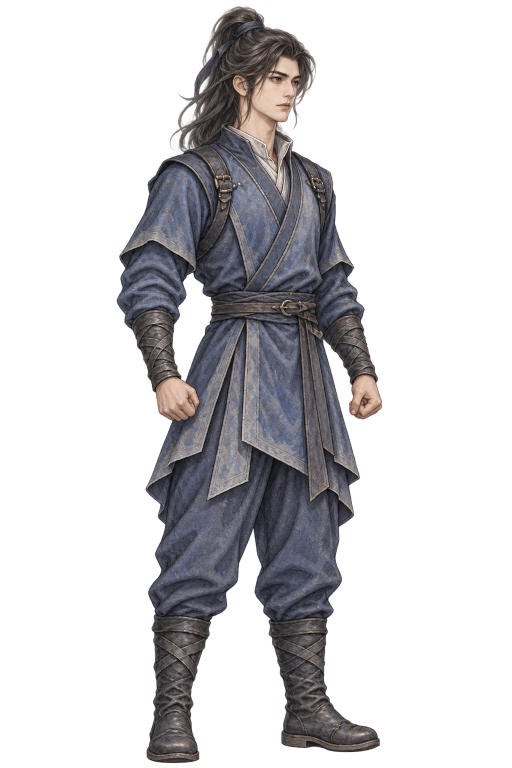
#> input picture design/art/spine-character/sources/master-v01.png, 1024 x 1536 px (shown at 1/2 size)
$ python build_upright_character_review.py
#> lines starting #> are read from the running program, lines starting #| are printed output that depends on the picture; after the words box and inside, x2 and y2 are one past the last pixel; in counts of white or black regions, pixels touching at a corner belong together
#> in build, image is the input picture: PIL image 1024x1536 RGBA; mean R, G, B, A 41.5, 39.7, 42.2, 74.4
### scripts/art/build_independent_rigs.py
"""獨立動作的三套衣著材質：只裁切／清低alpha／圖集打包；關節讀人工指引，共用骨架。"""
from pathlib import Path
from PIL import Image
import json,math,hashlib,shutil
import numpy as np
ROOT=Path(__file__).resolve().parents[2];ART=ROOT/'design/art/independent-animation';OLD=ROOT/'design/art/spine-character';BUILD=ROOT/'.local-online/full-martial-motion';PARTS=ART/'parts';PARTS.mkdir(exist_ok=True)
SOURCES={'traveller':'exec-fe77c0a8-aabe-4c6b-9546-54a288ba71a3.png','scholar':'exec-a60f543e-5feb-4144-9cf2-be489f874775.png','cloak':'exec-15e4d09d-0a88-48b5-aba1-6b4ae4eb8be5.png','hands':'exec-78c55d62-c681-488c-b241-399e03bfb675.png','weapons':'exec-bfb99ea9-c225-4b66-9751-0da66a580cb7.png'}
# 原圖像素；源關節逐項保留，不用alpha包圍盒估身高或握點。
GUIDES={
 'traveller':{'near-arm':((0,0,512,682),[(310,112),(240,391),(286,626)]),'far-arm':((512,0,1024,682),[(745,110),(730,391),(757,622)]),'near-leg':((0,683,512,1536),[(330,750),(250,1120),(245,1390),(320,1460)]),'far-leg':((512,683,1024,1536),[(750,750),(695,1120),(697,1390),(770,1460)])},
 'scholar':{'near-arm':((0,0,512,470),[(240,92),(210,237),(315,370)]),'far-arm':((512,0,1024,470),[(840,92),(800,237),(690,370)]),'near-leg':((0,470,512,970),[(270,530),(260,725),(260,900),(330,936)]),'far-leg':((512,470,1024,970),[(750,530),(735,725),(735,900),(805,936)])},
 'cloak':{'near-arm':((0,0,512,430),[(305,92),(254,240),(365,328)]),'far-arm':((512,0,1024,430),[(770,92),(735,240),(757,378)]),'near-leg':((0,430,512,900),[(280,490),(268,655),(270,805),(330,844)]),'far-leg':((512,430,1024,900),[(750,490),(730,655),(733,805),(805,844)])},
}
CLOTH={'scholar':{'cloth-back':((0,970,512,1536),(263,992),(-35,908),.0),'cloth-front':((512,970,1024,1536),(759,992),(0,908),.0)},'cloak':{'cloth-back':((0,900,512,1536),(277,961),(-65,1195),.0),'cloth-front':((512,900,1024,1536),(748,955),(50,1185),.0)}}
HAND_NAMES=['fist','palm','finger','pinch','grip','draw','flute','stone']

def clean(im):
 a=np.array(im.convert('RGBA'));a[:,:,3][a[:,:,3]<30]=0;a[:,:,:3][a[:,:,3]==0]=0;return Image.fromarray(a)

def world_of(bones):
 w={}
 for b in bones:
  px,py,pa=w.get(b.get('parent'),(0,0,0));a=pa+math.radians(b.get('rotation',0));x,y=b.get('x',0),b.get('y',0);w[b['name']]=(px+x*math.cos(pa)-y*math.sin(pa),py+x*math.sin(pa)+y*math.cos(pa),a)
 return w

def smooth(a,b,v):
 t=max(0,min(1,(v-a)/(b-a)));return t*t*(3-2*t)

def mesh_uv(im,mapper,weights,indices,step=24):
 nx=max(4,math.ceil(im.width/step));ny=max(6,math.ceil(im.height/step));uv=[];verts=[];tris=[]
 for r in range(ny+1):
  for c in range(nx+1):
   u,v=c/nx,r/ny;x,y=u*im.width,v*im.height;uv.extend([u,v]);ws=weights(x,y);ws={k:z for k,z in ws.items()if z>1e-7};verts.append(len(ws))
   for name,z in ws.items():
    local=mapper(name,x,y);verts.extend([indices[name],round(local[0],5),round(local[1],5),round(z,8)])
 for r in range(ny):
  for c in range(nx):i=r*(nx+1)+c;tris.extend([i,i+1,i+nx+1,i+1,i+nx+2,i+nx+1])
 return {'type':'mesh','width':im.width,'height':im.height,'uvs':uv,'vertices':verts,'triangles':tris}

# [83 lines left out: function main, not called in this run]
# [1 lines that do not run on import are left out]

### scripts/art/review_character_bind.py
"""第60g項：只建立旅裝一人、待機／直拳兩個靜態驗收姿勢，不修改正式圖集。"""
from pathlib import Path
import copy
import json
import math
import re
import sys
import hashlib

import numpy as np
from PIL import Image, ImageDraw
from scipy.ndimage import label as connected_components

sys.path.insert(0, str(Path(__file__).resolve().parent))
from build_independent_rigs import clean, mesh_uv, smooth, world_of, GUIDES
from compile_independent_motions import solve_pose

ROOT = Path(__file__).resolve().parents[2]
ART = ROOT / 'design/art/independent-animation'
OLD = ROOT / 'design/art/spine-character'
OUT = ROOT / 'design/art/character-bind-review'
BUILD = ROOT / '.local-online/rig-repair'


def forward(frame, x, y):
    """骨本地座標轉成唯一嘅綁定世界座標。"""
    px, py, a = frame
    return (px + x * math.cos(a) - y * math.sin(a), py + x * math.sin(a) + y * math.cos(a))


def inverse(frame, point):
    """同一綁定點按各骨逆矩陣轉回本地，禁止各骨自行縮放頂點。"""
    px, py, a = frame
    x, y = point[0] - px, point[1] - py
    return (x * math.cos(a) + y * math.sin(a), -x * math.sin(a) + y * math.cos(a))


def unpack(attachment):
    """讀取Spine加權網格；每頂點獨立保留全部影響。"""
    v = attachment['vertices']
    cursor = 0
    for _ in range(len(attachment['uvs']) // 2):
        count = int(v[cursor])
        cursor += 1
        yield [v[cursor + n * 4:cursor + n * 4 + 4] for n in range(count)]
        cursor += count * 4
    assert cursor == len(v)


def bind_error(attachment, bones):
    """量度同頂點喺各骨逆綁定後重投影嘅分歧，唔以骨長檢查代替。"""
    frames = world_of(bones)
    worst = 0.0
    for influences in unpack(attachment):
        points = [forward(frames[bones[int(i)]['name']], x, y) for i, x, y, weight in influences if weight > 1e-7]
        for a in points:
            for b in points:
                worst = max(worst, math.dist(a, b))
    return worst


# [209 lines left out: functions rebind, build, not called in this run]


# [2 lines that do not run on import are left out]

### scripts/art/build_upright_character_review.py
"""第60g v02：以已接受完整母版重新量自然站姿；只建一張靜態骨架評閱。"""
from pathlib import Path
import hashlib
import json
import math
import re
import shutil
import sys

from PIL import Image, ImageDraw

sys.path.insert(0, str(Path(__file__).resolve().parent))
from build_independent_rigs import mesh_uv, smooth, world_of
from review_character_bind import inverse, bind_error, unpack

ROOT = Path(__file__).resolve().parents[2]
SOURCE = ROOT/'design/art/spine-character/sources/master-v01.png'
OUT = ROOT/'design/art/character-bind-review/upright-v02'
BUILD = ROOT/'.local-online/rig-repair/upright-v02'

# 同一母版像素座標；前後側保持母版原有透視，唔各自fit素材。
POINTS = {
    'hip': (520,790), 'torso': (520,650), 'chest': (520,390),
    'neck': (539,304), 'head': (538,246),
    'near-upper-arm': (360,385), 'near-lower-arm': (280,580),
    'near-hand': (335,756), 'near-knuckles': (350,814),
    'far-upper-arm': (647,398), 'far-lower-arm': (697,590),
    'far-hand': (725,758), 'far-knuckles': (724,814),
    'near-upper-leg': (445,900), 'near-lower-leg': (389,1160),
    'near-foot': (380,1405), 'near-toes': (354,1494),
    'far-upper-leg': (585,900), 'far-lower-leg': (606,1154),
    'far-foot': (608,1401), 'far-toes': (725,1480),
}
ORIGIN = (512,1520)


def source_to_world(point):
    """全張母版只用一個一比一座標變換，唔縮頭／壓身／改腳角。"""
    return (point[0]-ORIGIN[0], ORIGIN[1]-point[1])


def make_bones():
    """依實際站姿關節建立父子骨鏈，唔套用guard屈膝IK。"""
    bones = [{'name':'root','x':0,'y':0,'rotation':0}]
    frames = {'root':(0,0,0)}

    def add(name, parent, end=None):
        position = source_to_world(POINTS[name])
        x,y = inverse(frames[parent], position)
        if end:
            target = source_to_world(POINTS[end])
            angle = math.atan2(target[1]-position[1], target[0]-position[0])
        else:
            angle = 0
        bone = {'name':name,'parent':parent,'x':x,'y':y,'rotation':math.degrees(angle-frames[parent][2])}
        if end:
            bone['length'] = math.dist(position,target)
        bones.append(bone)
        frames[name] = (*position,angle)

    add('hip','root')
    add('torso','hip','chest')
    add('chest','torso')
    add('neck','chest','head')
    add('head','neck')
    for side in ['near','far']:
        add(side+'-upper-arm','chest',side+'-lower-arm')
        add(side+'-lower-arm',side+'-upper-arm',side+'-hand')
        add(side+'-hand',side+'-lower-arm',side+'-knuckles')
        add(side+'-upper-leg','hip',side+'-lower-leg')
        add(side+'-lower-leg',side+'-upper-leg',side+'-foot')
        add(side+'-foot',side+'-lower-leg',side+'-toes')
    return bones


def skin_weights(image):
    """建立連續表面初始權重；只供自然站姿，未驗收大動作或交叉遮擋。"""
    masks = {}
    polygons = {
        'near': [(340,335),(402,390),(367,510),(337,571),(368,681),(403,816),(362,850),(303,840),(278,736),(240,640),(226,561),(258,464),(298,380)],
        'far': [(639,353),(686,413),(714,535),(735,617),(770,744),(783,829),(729,854),(695,824),(676,735),(655,639),(644,594),(615,505)],
    }
    for side, polygon in polygons.items():
        mask = Image.new('L', image.size)
        ImageDraw.Draw(mask).polygon(polygon, fill=255)
        masks[side] = mask
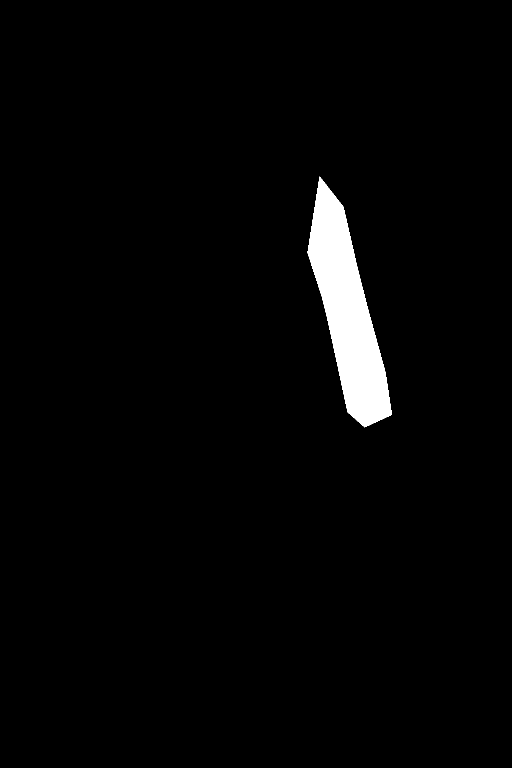
#> mask: PIL image 1024x1536 L (shown at 1/2 size); 2.5% white; 1 white region, box (x1, y1, x2, y2) and area: (615, 353, 784, 855) 38714
#> after the loop, masks = 2 items

    def blend(a,b,t):
        t=max(0,min(1,t))
        return {a:1-t,b:t}

    def body(y):
        if y<260:
            return {'head':1}
        if y<304:
            return blend('head','neck',smooth(260,304,y))
        if y<365:
            return blend('neck','chest',smooth(304,365,y))
        if y<650:
            return blend('chest','torso',smooth(440,650,y))
        return blend('torso','hip',smooth(650,790,y))

    def weights(x,y):
        for side in ['near','far']:
            if masks[side].getpixel((min(image.width-1,int(x)),min(image.height-1,int(y)))):
                shoulder=POINTS[side+'-upper-arm'][1]
                elbow=POINTS[side+'-lower-arm'][1]
                wrist=POINTS[side+'-hand'][1]
                arm=blend(side+'-upper-arm',side+'-lower-arm',smooth(elbow-40,elbow+40,y)) if y<wrist-25 else blend(side+'-lower-arm',side+'-hand',smooth(wrist-25,wrist+25,y))
                root_mix=smooth(shoulder-25,shoulder+90,y)
                result={k:v*(1-root_mix) for k,v in body(y).items()}
                for k,v in arm.items():
                    result[k]=result.get(k,0)+v*root_mix
                return result
        if y<870:
            return body(y)
        result={}
        for side,side_weight in [('near',1-smooth(490,530,x)),('far',smooth(490,530,x))]:
            knee=POINTS[side+'-lower-leg'][1]
            ankle=POINTS[side+'-foot'][1]
            leg=blend(side+'-upper-leg',side+'-lower-leg',smooth(knee-35,knee+35,y)) if y<ankle-20 else blend(side+'-lower-leg',side+'-foot',smooth(ankle-20,ankle+20,y))
            hip_mix=smooth(870,950,y)
            result['hip']=result.get('hip',0)+side_weight*(1-hip_mix)
            for k,v in leg.items():
                result[k]=result.get(k,0)+side_weight*hip_mix*v
        return result
    return weights


def build():
    """輸出隔離原型；保留上一版否決資料，唔改正式角色或戰鬥。"""
    OUT.mkdir(parents=True,exist_ok=True)
    (OUT/'images').mkdir(exist_ok=True)
    BUILD.mkdir(parents=True,exist_ok=True)
    image=Image.open(SOURCE).convert('RGBA')
    bones=make_bones()
    frames=world_of(bones)
    indices={b['name']:i for i,b in enumerate(bones)}
    mapper=lambda bone,x,y: inverse(frames[bone],source_to_world((x,y)))
    mesh=dict(mesh_uv(image,mapper,skin_weights(image),indices,24),path='whole-body')
    # 保留更高精度嘅同一逆綁定點，唔沿用舊builder嘅5位小數截斷。
    vertices=[]
    for n,entries in enumerate(unpack(mesh)):
        position=source_to_world((mesh['uvs'][n*2]*image.width,mesh['uvs'][n*2+1]*image.height))
        vertices.append(len(entries))
        total=sum(e[3] for e in entries)
        for i,_x,_y,weight in entries:
            x,y=inverse(frames[bones[int(i)]['name']],position)
            vertices.extend([i,round(x,8),round(y,8),weight/total])
#> this loop made 2860 passes
#> entries on passes 1 to 3: [[5, -538, 246, 1]], [[5, -514.2, 246, 1]], [[5, -490.4, 246, 1]]
    mesh['vertices']=vertices
    assert bind_error(mesh,bones)<1e-6
    rig={'skeleton':{'hash':'upright-v02','spine':'4.2.120','x':-512,'y':-16,'width':1024,'height':1536,'images':'images/'},'bones':bones,'slots':[{'name':'whole-body','bone':'root','attachment':'whole-body'}],'skins':[{'name':'default','attachments':{'whole-body':{'whole-body':mesh}}}],'animations':{'stand':{}}}
    shutil.copyfile(SOURCE,OUT/'images/whole-body.png')
    assert (OUT/'images/whole-body.png').read_bytes()==SOURCE.read_bytes()
    atlas=Image.new('RGBA',(2048,2048))
#> atlas: PIL image 2048x2048 RGBA; every value is 0
    atlas.paste(image,(2,2))
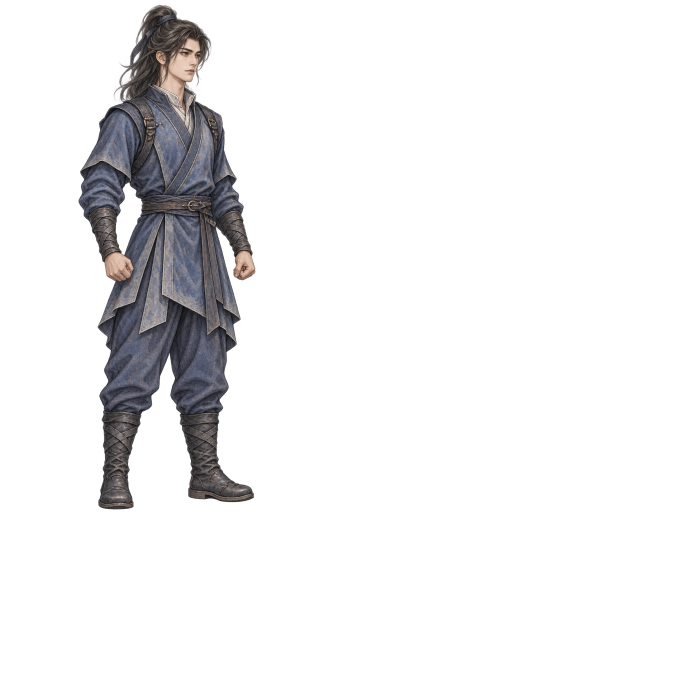
#> atlas: PIL image 2048x2048 RGBA (shown at 1/3 size); mean R, G, B, A 15.6, 14.9, 15.8, 27.9; transparent parts drawn white
    atlas.save(BUILD/'atlas.png')
    (BUILD/'character.atlas').write_text('atlas.png\nsize: 2048,2048\nformat: RGBA8888\nfilter: Linear,Linear\nrepeat: none\nwhole-body\n  rotate: false\n  xy: 2, 2\n  size: 1024, 1536\n  orig: 1024, 1536\n  offset: 0, 0\n  index: -1\n')
    encoded=json.dumps(rig,separators=(',',':'))+'\n'
    (BUILD/'character.json').write_text(encoded)
    (OUT/'character.json').write_text(encoded)
#> (the run stopped early here; a loop or call above may not have finished)

$ run again, with design/art/spine-character/sources/parts-v01.png copied over design/art/spine-character/sources/master-v01.png
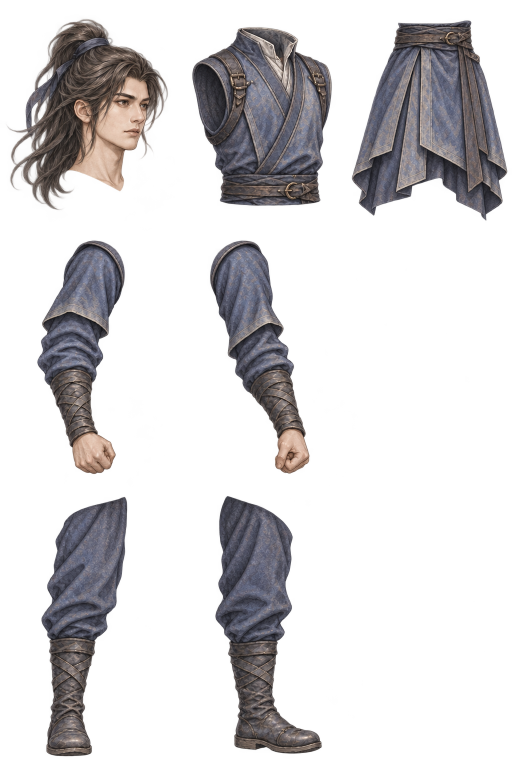
#> input picture design/art/spine-character/sources/parts-v01.png, 1024 x 1536 px (shown at 1/2 size)
#> in build, image is the input picture: PIL image 1024x1536 RGBA; mean R, G, B, A 59.1, 55.3, 57.6, 67.7
#> after the loop in skin_weights, `for side, polygon in polygons.items():`: masks = 2 items
#> the loop in build, `for n,entries in enumerate(unpack(mesh)):` made 2860 passes
#> entries on passes 1 to 3: [[5, -538, 246, 1]], [[5, -514.2, 246, 1]], [[5, -490.4, 246, 1]]
#> in build, `atlas.paste(image,(2,2))`:
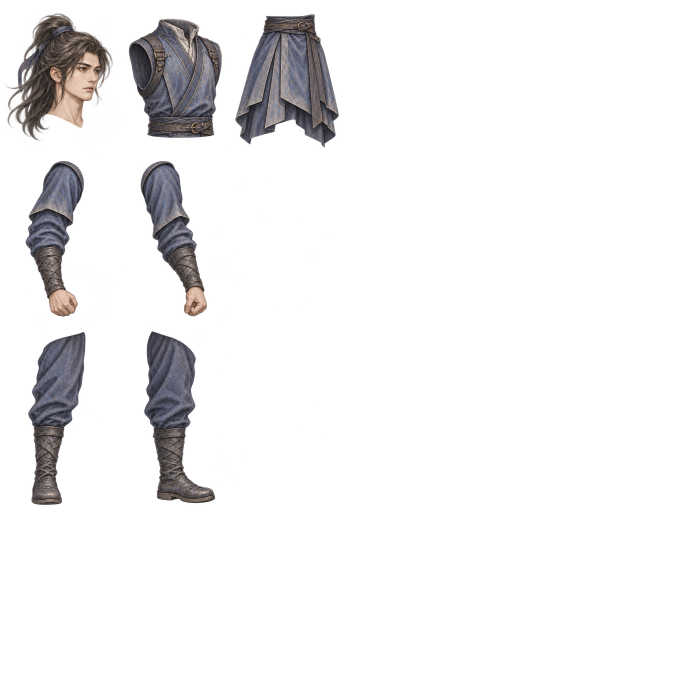
#> atlas: PIL image 2048x2048 RGBA (shown at 1/3 size); mean R, G, B, A 22.2, 20.7, 21.6, 25.4; transparent parts drawn white

$ run again, with design/art/spine-character/sources/sheet-cloak.png copied over design/art/spine-character/sources/master-v01.png
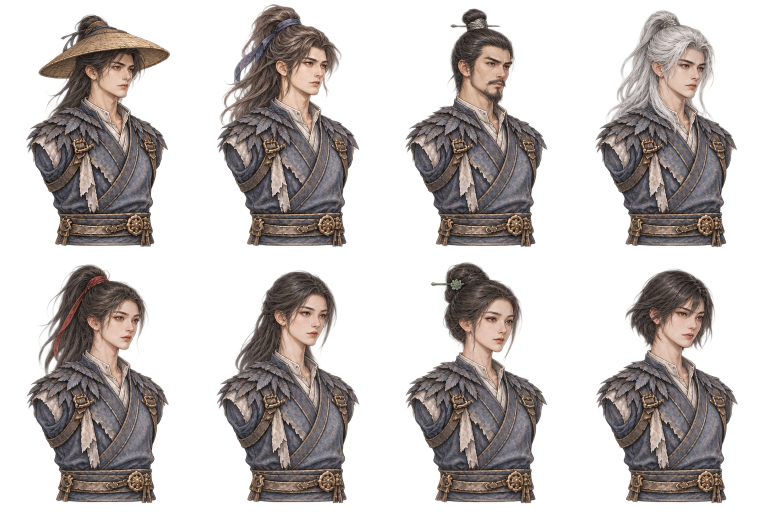
#> input picture design/art/spine-character/sources/sheet-cloak.png, 1536 x 1024 px (shown at 1/2 size)
#> in build, image is the input picture: PIL image 1536x1024 RGBA; mean R, G, B, A 91.8, 81, 77.1, 108
#> after the loop in skin_weights, `for side, polygon in polygons.items():`:
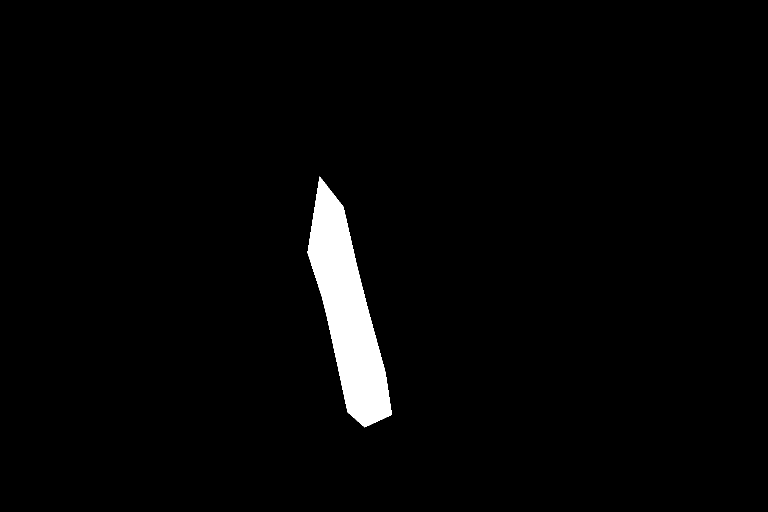
#> mask: PIL image 1536x1024 L (shown at 1/2 size); 2.5% white; 1 white region, box (x1, y1, x2, y2) and area: (615, 353, 784, 855) 38714
#> after the loop in skin_weights, `for side, polygon in polygons.items():`: masks = 2 items
#> the loop in build, `for n,entries in enumerate(unpack(mesh)):` made 2860 passes
#> entries on passes 1 to 3: [[5, -538, 246, 1]], [[5, -514, 246, 1]], [[5, -490, 246, 1]]
#> in build, `atlas.paste(image,(2,2))`:
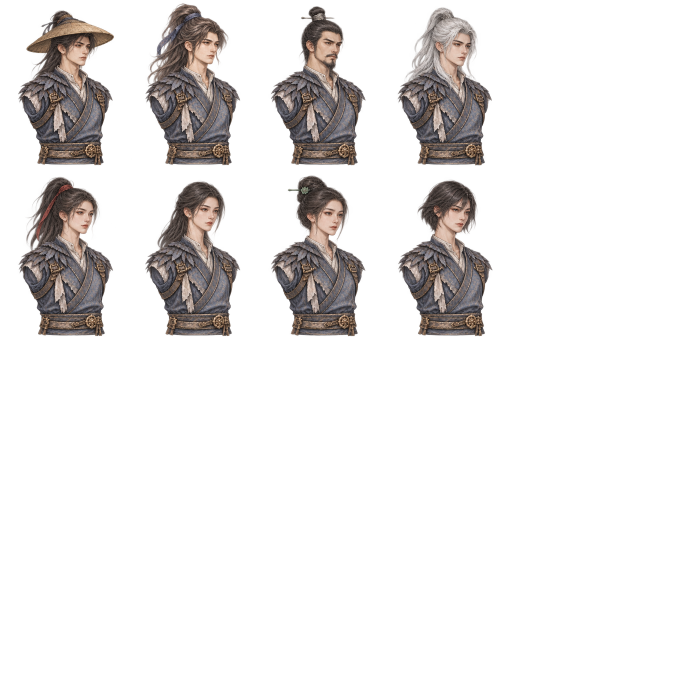
#> atlas: PIL image 2048x2048 RGBA (shown at 1/3 size); mean R, G, B, A 34.4, 30.4, 28.9, 40.5; transparent parts drawn white
